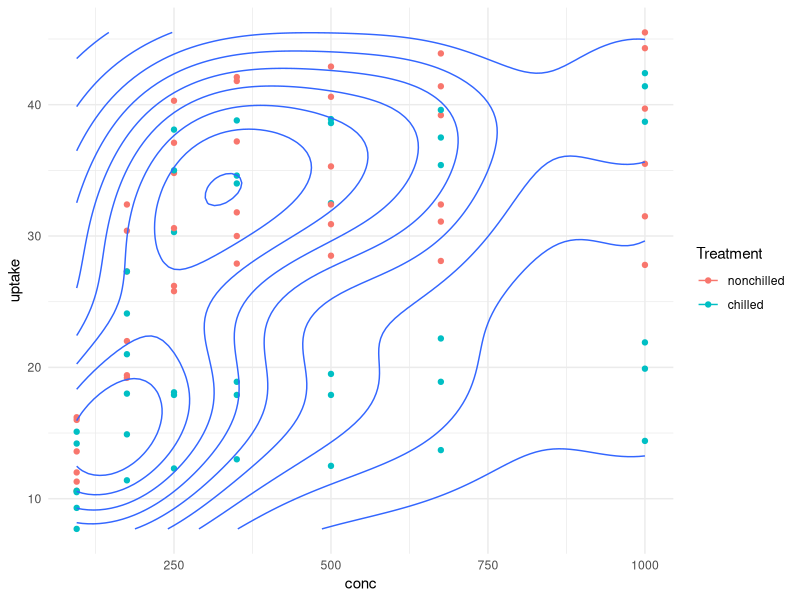
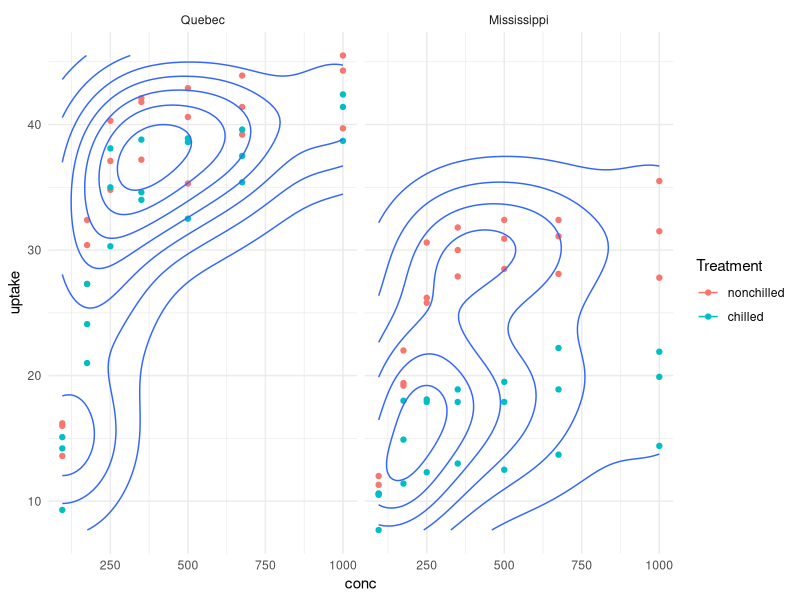
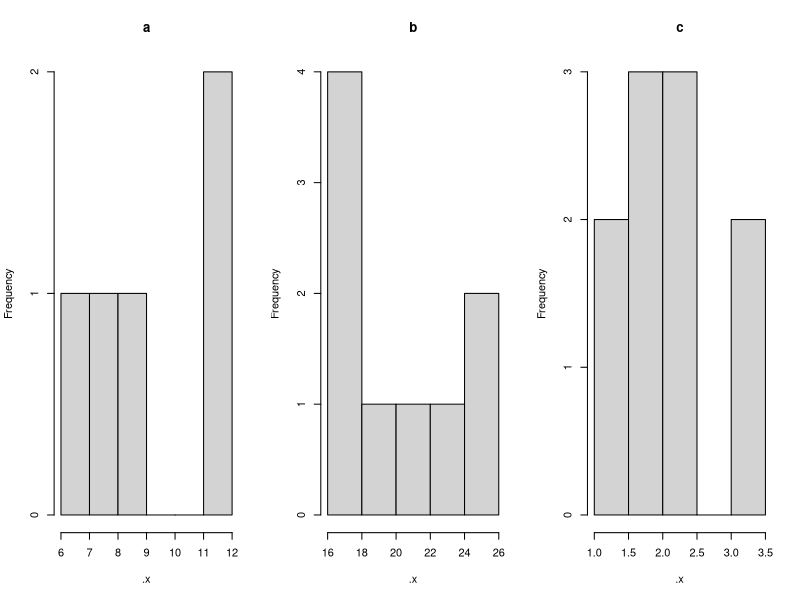
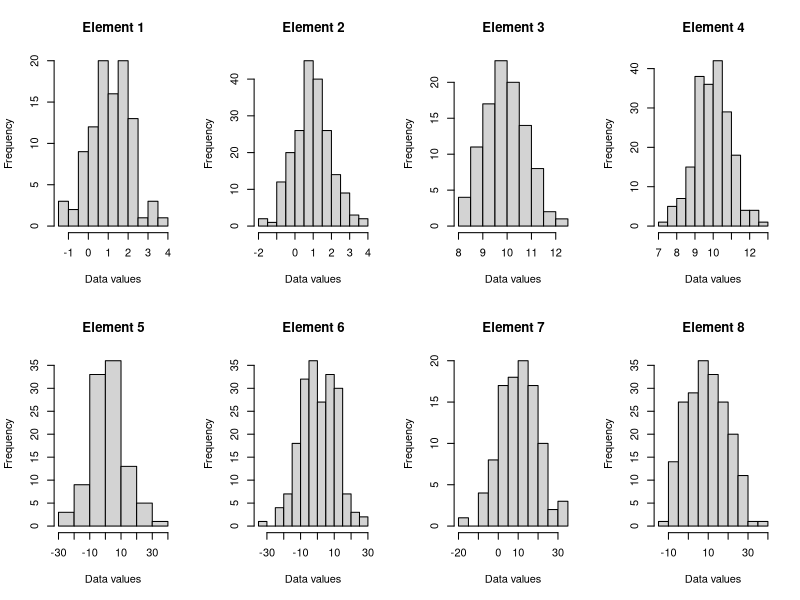

These figures' R source, in order:
library(tidyverse)
library(lubridate)



data("CO2")

CO2 <- CO2 %>% as_tibble()

##  How many Types?
CO2 %>% pull(Type) %>% unique()
##  And Treatments??
CO2 %>% pull(Treatment) %>% unique()
## And plants?
CO2 %>% pull(Plant) %>% unique()

p <- ggplot(CO2, aes(x = conc, y = uptake)) + geom_point(aes(colour = Treatment))
p <- p + geom_density_2d()
p <- p + theme_minimal()
p

p <- p + facet_wrap( ~ Type)
p

##  Purrr
par(mfrow = c(1,3))
numeric_data <- list(a=rnorm(5, 10, 3), b=rnorm(9, 20, 5), c=rnorm(10, 2, 1))
iwalk(numeric_data, ~hist(.x, main = .y))
iwalk(numeric_data, ~paste0("Mean of ", .y, ": ", mean(.x) %>%  round(1)) %>% print())

##  Define a dataframe of arguments to pass to rnorm
arguments <- expand.grid(n = c(100, 200), mean = c(1, 10), sd = c(1, 10))
##  Create data from rnorm with theses arguments
plot_data <- pmap(arguments, rnorm)

## Change shape of plot area
par(mfrow = c(2,4))

##  Plot the data
iwalk(plot_data, ~hist(.x, main = paste("Element", .y), xlab = "Data values"))



